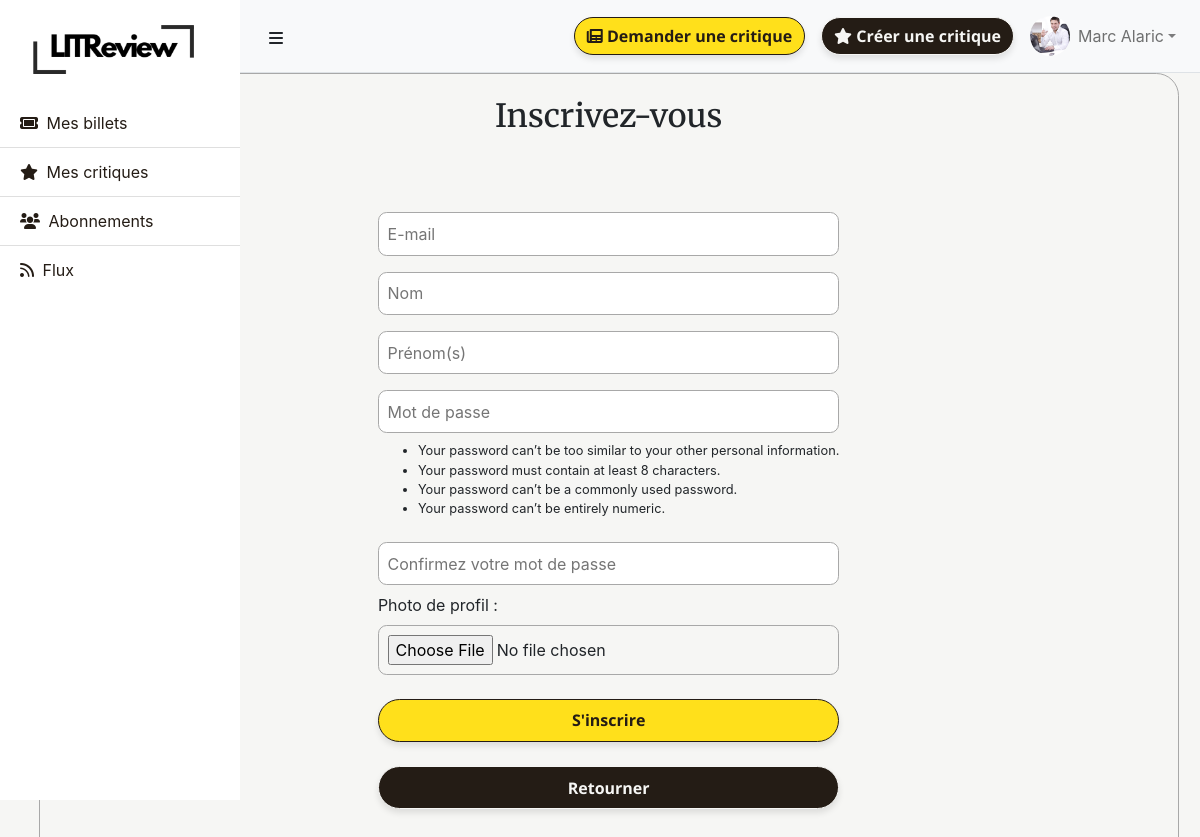
Page /register/ (signed in) on the committed database.
### reviews/models.py (models this page shows, shortened)
class CustomUser(AbstractBaseUser, PermissionsMixin):
    email = models.EmailField(unique=True)
    first_name = models.CharField(max_length=30, blank=True)
    last_name = models.CharField(max_length=30, blank=True)
    is_active = models.BooleanField(default=True)
    is_staff = models.BooleanField(default=False)
    date_joined = models.DateTimeField(auto_now_add=True)
    profile_picture = models.ImageField(upload_to='profile_pictures/', null=True, blank=True)
    objects = CustomUserManager()
    USERNAME_FIELD = 'email'
    REQUIRED_FIELDS = []

### reviews/views.py (the view, shortened to what this page needs)
# urls.py: path('register/', RegisterView.as_view(), name='register'),
class RegisterView(View):
    def get(self, request):
        form = CustomUserCreationForm()
        return render(request, 'reviews/register.html', {'form':form})

### reviews/forms.py (shortened to what this page needs)
class CustomUserCreationForm(UserCreationForm):
    first_name = forms.CharField(max_length=30, required=False, help_text='Facultatif')
    last_name = forms.CharField(max_length=30, required=False, help_text='Facultatif')
    class Meta(UserCreationForm.Meta):
        model = CustomUser
        fields = ('email', 'first_name', 'last_name', 'password1', 'password2', 'profile_picture')

### reviews/templates/reviews/register.html
{% extends 'reviews/base.html' %}
{% block content %}
<div class="container">
    <div class="row">
        <div class="col-12 register_section">
            <h2>Inscrivez-vous</h2>
            {% include 'reviews/register_form.html' %}
        </div>
    </div>
</div>
{% endblock %}

### reviews/templates/reviews/user-admin.html (shortened to what this page needs)
{% load static %}
<div id="wrapper" class="d-flex">
    <div id="sidebar-wrapper">
        <div class="sidebar-heading">
            <img
                    src="{% static 'reviews/images/logo.png'%}"
                    alt="Logo officiel LITReview"
                    class="logo"
                    aria-describedby="logoDesc">
        </div>
        <ul class="list-group list-group-flush">
            <li class="list-group-item"><a href="{% url 'list_tickets' %}" aria-label="Billets de l'utilisateur">
                <i class="fa-solid fa-ticket mr-1"></i>
                Mes billets</a></li>
            <li class="list-group-item"><a href="{% url 'list_reviews' %}" aria-label="Critiques de l'utilisateur">
                <i class="fa-sharp fa-solid fa-star mr-1"></i>
                Mes critiques</a></li>
            <li class="list-group-item">
                <a href="{% url 'list_following' %}" aria-label="Utilisateurs suivis et abonnés">
                    <i class="fa-solid fa-users mr-1"></i>
                    Abonnements</a></li>
            <li class="list-group-item"><a href="{% url 'feed' %}">
                <i class="fa-solid fa-rss mr-1"></i>
                Flux</a></li>
        </ul>
    </div>
    <div id="page-content-wrapper">
        <nav class="navbar navbar-expand-lg navbar-light bg-light border-bottom sticky-top">
            <button class="btn mt-1" id="menu-toggle" aria-label="Toggle Menu"><i class="fa-solid fa-bars"></i></button>
            <div class="collapse navbar-collapse" id="navbarSupportedContent">
                <ul class="navbar-nav ml-auto mt-2 mt-lg-0 d-flex align-items-center">
                    <li class="nav-item active">
                        <a class="btn btn-primary mx-2 add-ticket-btn" href="{% url 'add_ticket' %}">
                            <i class="fa-solid fa-newspaper"></i>
                            Demander une critique <span class="sr-only">(current)</span></a>
                    </li>
                    <li class="nav-item">
                        <a class="btn btn-success mx-2 add-review-btn" href="{% url 'add_ticket_review' %}">
                            <i class="fa-solid fa-star"></i>
                            Créer une critique</a>
                    </li>
                    <li class="nav-item dropdown">
                        <a
                                class="nav-link dropdown-toggle d-flex align-items-center"
                                href="#"
                                id="navbarDropdown" role="button" data-toggle="dropdown">
                            {% if user.profile_picture %}
                            <div class="profile-picture-container">
                                <img
                                        src="{{ user.profile_picture.url }}"
                                        alt="Profile Picture"
                                        class="profile-picture mr-2 rounded-circle">
                            </div>
                            {% else %}
                            <img
                                    src="/media/profile_pictures/default-image.jpg"
                                    alt="default profile picture"
                                    class="no-profile-picture mr1">
                            {% endif %}
                            <div class="profile-greetings">
                                <span style="color: #6f7070;">
                                    {{ user.first_name|default:user.email }}
                                    {{ user.last_name }}
                                </span>
                            </div>
                        </a>
                    </li>
                </ul>
            </div>
        </nav>
    </div>
</div>

### reviews/static/reviews/css/style.css (style rules this page uses)
:root { --litreview-yellow: #FFE01B; --litreview-black: #241C15; --litreview-white: #f6f6f4; --litreview-light-gray: #f6f6f4; --litreview-gray: #f6f6f4; --litreview-dark-gray: #A8A8A8; --base-font-size: 0.875rem; --copy-size: var(--base-font-size); --copy-large: calc(var(--base-font-size) * 1.618); --cta-message-font-size: calc(var(--base-font-size) * 1.618); --cta-subtitle-font-size: calc(var(--cta-message-font-size) * 1.618); --cta-title-font-size: calc(var(--cta-subtitle-font-size) * 1.618); --copy-font-family: 'Open Sans', sans-serif; --title-font-family: 'Merriweather', serif; --copy-small: calc(var(--base-font-size) * 0.818); --primary-color: #2c3e50; --secondary-color: #34495e; --accent-color: #1abc9c; --light-color: #ecf0f1; --dark-color: #2c3e50; }
html, body { background: whitesmoke; font-family: var(--copy-font-family); box-sizing: border-box; position: relative; min-height: 100%; }
h1, h2, h3, h4 { font-family: var(--title-font-family); }
h2 { font-size: var(--cta-subtitle-font-size); }
body { font-family: 'Arial', sans-serif; }
#wrapper { display: flex; width: 100%; }
#sidebar-wrapper { min-height: 100vh; margin-left: 0; transition: margin 0.25s ease-out; z-index: 1040; position: fixed; top: 0; left: 0; overflow-y: auto; background: white; }
#sidebar-wrapper .sidebar-heading { padding: 1rem 1.5rem; font-size: 1.2rem; }
#sidebar-wrapper .list-group { width: 15rem; }
#page-content-wrapper { flex-grow: 1; display: flex; flex-direction: column; }
.sticky-top { position: -webkit-sticky; position: sticky; top: 0; z-index: 1020; }
#menu-toggle { cursor: pointer; margin-left: 15rem; }
.list-group-item a { color: var(--litreview-black); }
.add-ticket-btn.btn-primary { background: var(--litreview-yellow); font-family: var(--copy-font-family); border: solid 1px; border-radius: calc(var(--base-font-size) * 1.618); color: var(--litreview-black); font-weight: bold; text-align: center; cursor: pointer; transition: transform 0.3s ease box-shadow 0.3s ease; transform: translate(0,0); box-shadow: 0 4px 6px rgba(0,0,0,0.1); }
.add-review-btn.btn-success { background: var(--litreview-black); font-family: var(--copy-font-family); border: solid 1px !important; border-radius: calc(var(--base-font-size) * 1.618); color: var(--litreview-white); font-weight: bold; text-align: center; cursor: pointer; transition: transform 0.3s ease box-shadow 0.3s ease; transform: translate(0,0); box-shadow: 0 4px 6px rgba(0,0,0,0.1); }
.logo { height: auto; width: calc(100px * 1.618); margin: calc(var(--base-font-size) * 0.618); }
.register_section { flex: 1; gap: 1rem; display: flex; flex-direction: column; text-align: center; align-items: center; justify-content: center; padding: calc(var(--base-font-size) * 1.618); border: solid 1px var(--litreview-dark-gray); border-radius: calc(var(--base-font-size) * 1.618); margin: 0 calc(var(--base-font-size) * 0.618); }
.profile-picture, .no-profile-picture { width: 40px; height: 40px; border-radius : 50%; object-fit: cover; overflow: hidden; display: flex; justify-content: center; align-items: center; }
.profile-greetings, .logout_button, .logout_container { display: flex; justify-content: space-between; align-items: center; gap: .5rem; }
.login_form input, .register_form input, .add_ticket_form input, .subscribe_form input { width: 100%; padding: calc(var(--base-font-size) * 0.618); border: 1px solid var(--litreview-dark-gray); border-radius: calc(var(--base-font-size) * 0.618); margin-bottom: 0 5px; border-sizing: border-box; }

### rows in the picture
CustomUser: profile_picture (picture), first_name "Marc", last_name "Alaric"
